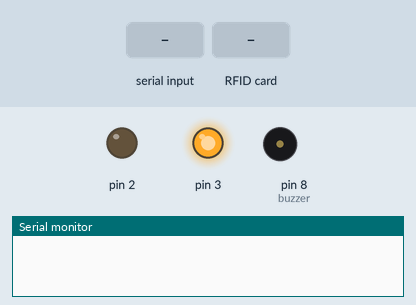
Bench run of a sketch on a simulated Arduino Uno, built with avr-gcc and run on an emulated ATmega328P. Parts: output pins drawn as LEDs (lit = HIGH), buzzer (waves = sounding), the last lines printed to the serial monitor. Dashed ring = blinking. The test bench sets the inputs (shaded band). The local clock reads 2024-03-15 10:24:30 at power-on unless the sketch sets it; storage starts empty; pins used as bus, display or sensor lines are not drawn.

Above: at 1.7 s.
1.8 s: "6\n" received over Serial
At 2.7 s:
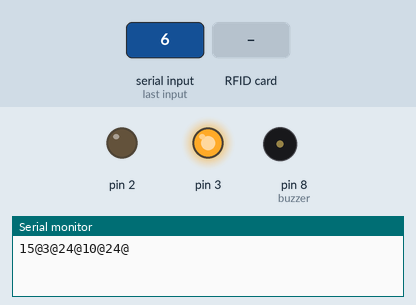
3.4 s: RFID card 5E 7A 19 C4 held to the reader
At 3.77 s:
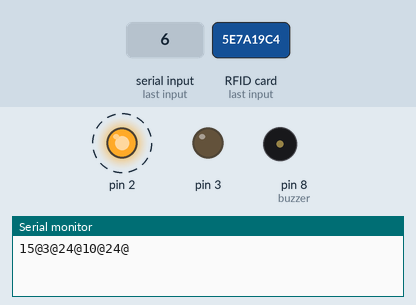
6.4 s: "3\n" received over Serial
At 7.2 s:
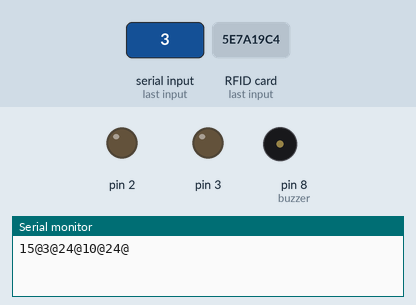
Timing chart, 0 to 9.4 s (numbered marks = the images above; inputs shaded):
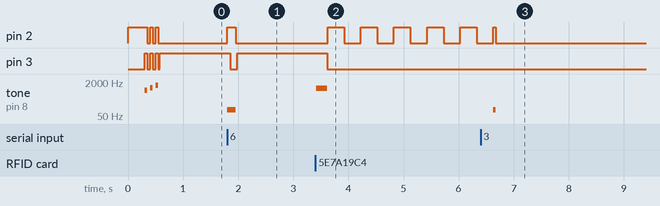

The sketch:

Upografi.ino
```cpp
#include <SPI.h>
#include <RFID.h>
#include <SD.h>
#include <DS3231_Simple.h>
//-----------------------------------------RFID
#define SS_PIN 10
#define RST_PIN 9
    RFID rfid(SS_PIN, RST_PIN);
    int serNum0;
    int serNum1;
    int serNum2;
    int serNum3;
    int serNum4;
//------------------------------------------SD
    File myFile;
//------------------------------------------Clock
    DS3231_Simple Clock;
    DateTime MyDateAndTime;
    int Hour,Minutes;
   String DATE[6];
//-----------------------------------------wait()
    long interval = 100;
    long current_time=0;
//------------------------------------------Serial
   String inChar;
 //-----------------------------------------Battery
 float Volts;
 int Pin = A3;
 //-----------------------------------------buzzer
 int buzzer = 8;
//=======================================SETUP======================================================================================================================================
void setup(){ digitalWrite(2,HIGH);

  pinMode(A3,INPUT);
   pinMode(2,OUTPUT);
    pinMode(3,OUTPUT);digitalWrite(3,LOW);
  pinMode(8,OUTPUT);Serial.begin(9600);
  while (!Serial) {
    ; // wait for serial port to connect. Needed for native USB port only
  }


  if (!SD.begin(4)) {


  }

  SPI.begin(); wait();
  rfid.init();wait();
  Clock.begin();wait();digitalWrite(2,LOW);
  notificationBegin();
}
void(* resetFunc) (void) = 0;
//=======================================loop=========================================================================================================================
void loop(){
    rfid.halt();
    while(!(rfid.isCard()&&rfid.readCardSerial())){ digitalWrite(3,HIGH);//-----------------------perimenw na adopisw karta
      if (Serial.available()) {
       notification2();digitalWrite(3,LOW);
        serialEvent();
      }
    }digitalWrite(3,LOW);
   notification();
    serNum0 = rfid.serNum[0];
    serNum1 = rfid.serNum[1];
    serNum2 = rfid.serNum[2];
    serNum3 = rfid.serNum[3];
    serNum4 = rfid.serNum[4];

    MyDateAndTime = Clock.read();//--------------diabazw tin wra
    writeToSD(MyDateAndTime.Hour, MyDateAndTime.Minute,serNum0,serNum1,serNum2,serNum3,serNum4);
    waitTillNextScan();
 //------------elenxos batarias
 if(checkBattery()){
//alarm();


 }

  //--------------------------------------------diaxeirisi input

}
//===============================================================================================================
//_______________________________WAIT__________________________________________________________________
void wait(){

  while(millis()-current_time < interval){

  }
  current_time = millis();
}
//____________________________writeToSD__________________________________________________________________
void writeToSD(int x, int y,int a,int b,int c,int d,int e){
myFile = SD.open("test.txt", FILE_WRITE);//--ta api8ikeuw stin SD

  if (myFile) {

    myFile.print( a);
    myFile.print( ":");
    myFile.print( b);
    myFile.print( ":");
    myFile.print( c);
    myFile.print( ":");
    myFile.print( d);
    myFile.print( ":");
    myFile.print( e);
    myFile.print( "#");
    myFile.print( x );
    myFile.print(":");
    myFile.print( y );
    myFile.println("@");
    myFile.close();

    }
}
void writeToSDConf(String x,int a,int b,int c,int d,int e){
    myFile = SD.open("test2.txt", FILE_WRITE);
    if (myFile) {
      myFile.print( a);
      myFile.print( ":");
      myFile.print( b);
      myFile.print( ":");
      myFile.print( c);
      myFile.print( ":");
      myFile.print( d);
      myFile.print( ":");
      myFile.print( e);
      myFile.print( "#");
      myFile.print(inChar);
      myFile.println("@");
      myFile.close();
    }
    myFile = SD.open("test2.txt");
    if (myFile) {
      while (myFile.available()) {
        Serial.write(myFile.read());
      }
      myFile.close();
    }
    delay(1000);
}
void serialEvent(){
    inChar = Serial.readStringUntil('\n');
    if     (inChar == "1"){//Λήψη logging
      File myFile = SD.open("Test.txt");
      if (myFile) {
        while (myFile.available()) {
        Serial.write(myFile.read());
        }
      myFile.close();
      }
    }
    else if(inChar == "2"){//Διαγραφή Logging
    SD.remove("test.txt");
    if (SD.exists("test.txt")){
    Serial.print(2);}
    else{Serial.print(1);}
        }
    else if(inChar == "3"){//Λήψη UID
      notification2();
      while(!(rfid.isCard()&&rfid.readCardSerial())){//-----------------------perimenw na adopisw karta
      }notification2();
      //-----------------diabazw tin karta pou molis edopisa
        serNum0 = rfid.serNum[0];
        serNum1 = rfid.serNum[1];
        serNum2 = rfid.serNum[2];
        serNum3 = rfid.serNum[3];
        serNum4 = rfid.serNum[4];
        Serial.print(serNum0);
        Serial.print(":");
        Serial.print(serNum1);
        Serial.print(":");
        Serial.print(serNum2);
        Serial.print(":");
        Serial.print(serNum3);
        Serial.print(":");
        Serial.print(serNum4);
        Serial.println("!");
      delay(1500);
    }
    else if(inChar == "4"){//Διαγραφή Αντιστοιχιών
    SD.remove("test2.txt");
    }
    else if(inChar == "5"){//Λήψη Αντιστοιχιών
      File myFile = SD.open("Test2.txt");
      if (myFile) {
        while (myFile.available()) {
        Serial.write(myFile.read());
        }
      myFile.close();
      }
    }
    else if(inChar == "6"){//Προβολή Ώρας
      notification2();
      notification2();
      MyDateAndTime = Clock.read();

      Serial.print(MyDateAndTime.Day);
      Serial.print("@");
      Serial.print(MyDateAndTime.Month);
      Serial.print("@");
      Serial.print(MyDateAndTime.Year);
      Serial.print("@");
      Serial.print(MyDateAndTime.Hour);
      Serial.print("@");
      Serial.print(MyDateAndTime.Minute);
      Serial.print("@");
    }
    else if(inChar == "7"){//Ρύθμιση ώρας
      DateTime MyTimestamp;

      delay(2000);
      int i=0;
      while (Serial.available()){


        DATE[i]= Serial.readStringUntil('\n');

        i++;
        }

  MyTimestamp.Day    = DATE[0].toInt();
  MyTimestamp.Month  = DATE[1].toInt();
  MyTimestamp.Year   = DATE[2].toInt();
  MyTimestamp.Hour   = DATE[3].toInt();
  MyTimestamp.Minute = DATE[4].toInt();


  // Then write it to the clock
  Clock.write(MyTimestamp);
    }
    else if(inChar == "8"){//επαναρύθμιση αντιτοιχιών
     SD.remove("Test2.txt");
      File myFile = SD.open("Test2.txt",FILE_WRITE);
      while (!Serial.available()){


      }
      String x = Serial.readString();

      myFile.print(x);
      myFile.close();
    }
    else if(inChar == "9"){//test
       resetFunc();
    }

}
bool checkBattery(){
  int sensor = A3;
double volts = map(analogRead(sensor),0,1023,0.0,5.0);
if(volts<=2.9){
  return true;
}
}
void alarm(){
   tone(buzzer, 1000);
   digitalWrite(3,HIGH); // Send 1KHz sound signal...
  delay(1000);        // ...for 1 sec
  noTone(buzzer);
  digitalWrite(3,LOW);// Stop sound...
  delay(1000);

}
void notification(){
  digitalWrite(3,HIGH);
  tone(buzzer,1000);
  delay(200);
  noTone(buzzer);

  digitalWrite(3,LOW);
}

    void notification2(){
  digitalWrite(2,HIGH);
  tone(buzzer,100);
  delay(50);
  noTone(buzzer);

  digitalWrite(2,LOW);
}
void notificationBegin(){


  tone(buzzer,800);digitalWrite(2,HIGH); digitalWrite(3,HIGH);
  delay(50);
  noTone(buzzer); digitalWrite(2,LOW); digitalWrite(3,LOW);
  delay(50);
   tone(buzzer,1100);digitalWrite(2,HIGH); digitalWrite(3,HIGH);
  delay(50);
  noTone(buzzer); digitalWrite(2,LOW); digitalWrite(3,LOW);
   delay(50);
   tone(buzzer,1400);digitalWrite(2,HIGH); digitalWrite(3,HIGH);
  delay(50);
   noTone(buzzer); digitalWrite(2,LOW); digitalWrite(3,LOW);

}
void notification3(){
  digitalWrite(2,HIGH);
  tone(buzzer,300);
  delay(50);
  noTone(buzzer);

  digitalWrite(2,LOW);
}
 void waitTillNextScan(){
  for(int i=0;i<=4;i++){
  digitalWrite(2,HIGH);
  delay(300);
   digitalWrite(2,LOW);
  delay(300);
  }

  }
```

Measured:
- after the input at 1.8 s, pin 2: LOW → HIGH at once, → LOW 0.15 s later; pin 3: HIGH → LOW after 0.05 s, → HIGH 0.13 s later; tone on pin 8 (buzzer): silent → 100 Hz at once, → silent 0.15 s later
- after the input at 3.4 s, pin 2: alternates HIGH for 0.30 s and LOW for 0.30 s, starting after 0.23 s; pin 3: HIGH → LOW after 0.21 s; tone on pin 8 (buzzer): silent → 1000 Hz at once, → silent 0.20 s later
- after the input at 6.4 s, pin 2: LOW → HIGH after 0.23 s, → LOW 0.05 s later; pin 3: stays LOW (without the input it goes to HIGH after 0.25 s); tone on pin 8 (buzzer): silent → 100 Hz after 0.23 s, → silent 0.05 s later
- by itself, pin 3: alternates HIGH for 0.05 s and LOW for 0.05 s, 6 changes in all, then stays HIGH
